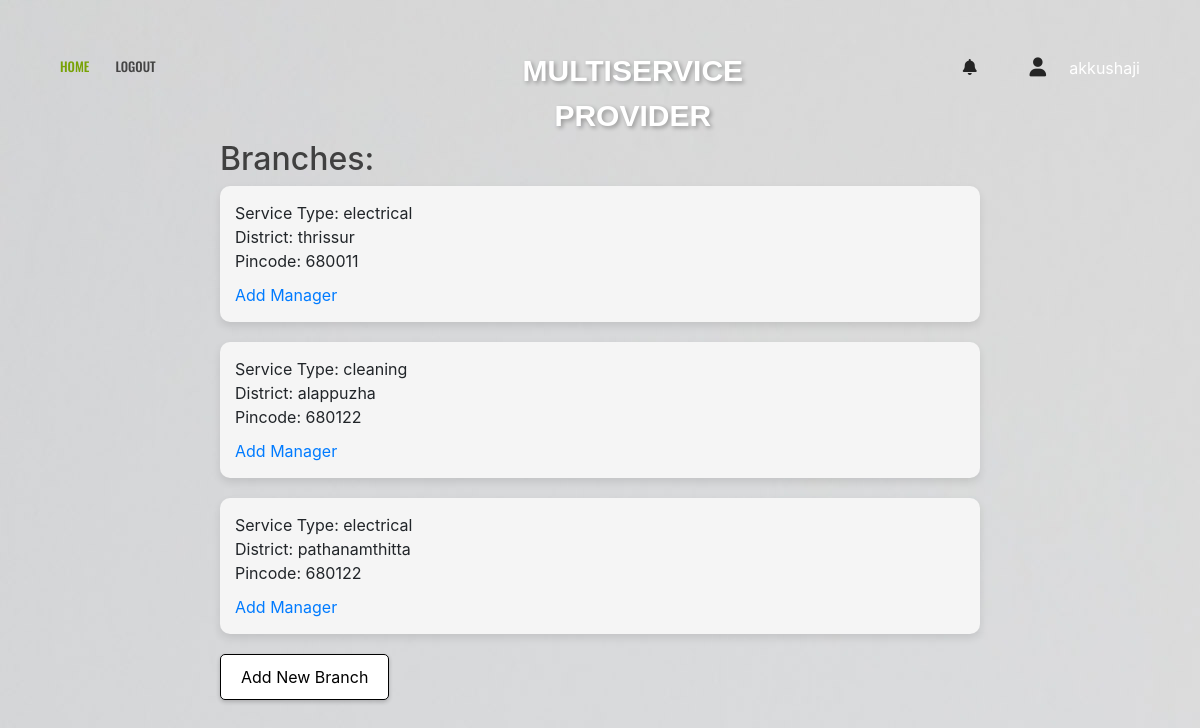
The page /branch_page/14/ (signed in) on the database as committed earlier.
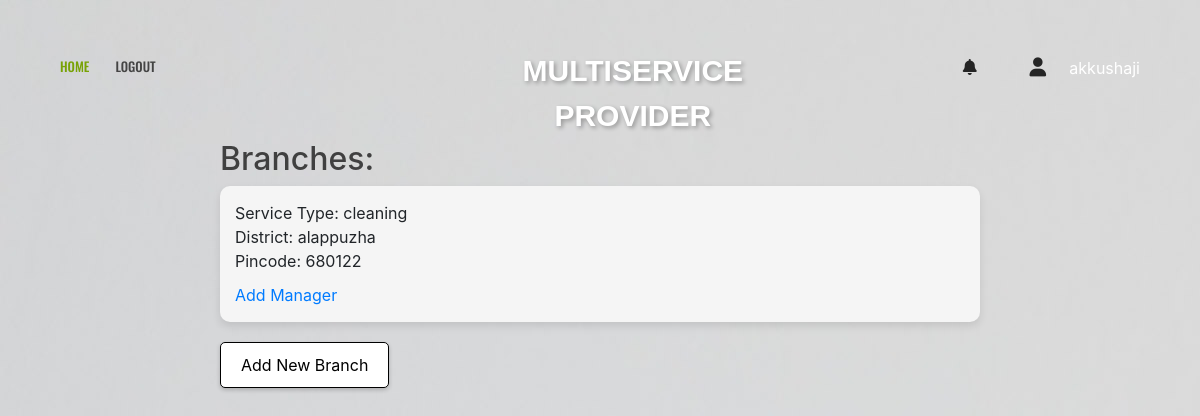
The same page on the database as committed later.
### app1/models.py (models this page shows)
class Branch(models.Model):
    branchid = models.AutoField(primary_key=True)
    providerid = models.ForeignKey(ServiceProvider, on_delete=models.CASCADE)
    providername = models.CharField(max_length=100)
    service_type = models.ForeignKey(ServiceTypes, on_delete=models.CASCADE)
    district = models.CharField(max_length=100)
    pincode = models.IntegerField()
    status = models.CharField(max_length=10, default='inactive')

class ServiceTypes(models.Model):
    service_id = models.AutoField(primary_key=True)
    service_type = models.CharField(max_length=100, unique=True)
    description = models.TextField(blank=True, null=True)
    number_of_providers = models.IntegerField(default=0)

### app1/views.py (the view)
# urls.py: path('branch_page/<int:provider_id>/', views.branch_page, name='branch_page'),
@login_required
def branch_page(request, provider_id):
    user_id = provider_id  # Rename the variable for clarity
    provider = get_object_or_404(ServiceProvider, user=user_id)
    inactive_branches = Branch.objects.filter(providerid=provider, status='inactive')
    return render(request, 'branch.html', {'provider': provider, 'inactive_branches': inactive_branches})

### app1/templates/branch.html (shortened to what this page needs)
{% load static %}
<!doctype html>
<html class="no-js" lang="en">
<head>
        <link rel="stylesheet" href="{% static 'userassets/css/bootstrap.min.css' %}">
        <link rel="stylesheet" href="{% static 'userassets/css/font-awesome.min.css' %}">
        <link rel="stylesheet" href="{% static 'userassets/css/ie7.css' %}">
        <link rel="stylesheet" href="{% static 'userassets/css/plugins.css' %}">
        <link rel="stylesheet" href="{% static 'userassets/css/style.css' %}">
        <link rel="stylesheet" href="https://stackpath.bootstrapcdn.com/bootstrap/4.5.2/css/bootstrap.min.css">
    </head>
    <link rel="stylesheet" href="https://cdnjs.cloudflare.com/ajax/libs/font-awesome/6.0.0/css/all.min.css" />
    <body style="background-image: url('{% static 'userassets/img/bg/bg.jpg' %}')">
        <header class="header-area header-sticky">
            <div class="header-container">
                <div class="row">
                    <div class="col-lg-5 display-none-md display-none-xs">
                        <div class="ht-main-menu">
                            <nav>
                                <ul>
                                    <li class="active"><a href="providerpage">HOME </a>
                                    </li>
                                    {% if user.is_authenticated %}
                                    <li><a href="{% url 'provider_logout' %}">Logout</a></li>
                                    {% endif %}
                                </ul>
                            </nav>
                        </div>
                    </div>
                    <div class="col-lg-2 col-sm-4">
                        <div class="logo text-center">
                            <a href="providerpage" class="logo-text">MULTISERVICE <span class="provider-text" style="padding-top: 30px;">PROVIDER</span></a>
                        </div>
                    </div>
                    <div class="col-lg-5 col-sm-8">
                        <div class="header-content d-flex justify-content-end">
                            <div class="search-wrapper">
                                <a href="#"><span class="icon icon-Search"></span></a>
                            </div>
                            <div class="settings-wrapper">
                                <a href="#"><i class="fas fa-bell"></i></a>
                            </div>
                            <div class="cart-wrapper">
                                <a href="#"><i class="fas fa-user"></i></a>
                                <span style="color: white;">{{request.user}}</span>
                            </div>
                        </div>
                    </div>
                </div>
            </div>
        </header>
                <div class="ht-single-slide">
                    <div class="branches-list">
                        <h2>Branches:</h2>
                        {% for branch in inactive_branches %}
                            <div class="branch-block">
                                <div class="branch-content">
                                    <p>Service Type: {{ branch.service_type.service_type }}</p>
                                    <p>District: {{ branch.district }}</p>
                                    <p>Pincode: {{ branch.pincode }}</p>
                                    <a href="{% url 'manager_registration' branch_id=branch.branchid provider_id=branch.providerid.providerid %}">Add Manager</a>
                                </div>
                            </div>
                        {% endfor %}
                        <a href="{% url 'add_branch_page' provider_id=provider.providerid %}" class="button-style">Add New Branch</a>
                    </div>
                </div>
    </body>
</html>

Rows that differ between the two databases and show on the page:
no longer on this page (row edited): Branch: service_type.service_type "electrical", district "thrissur", pincode "680011"
no longer on this page (row edited): Branch: service_type.service_type "electrical", district "pathanamthitta", pincode "680122"
